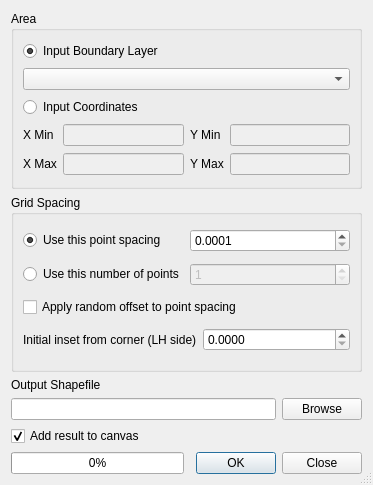
<?xml version="1.0" encoding="UTF-8"?>
<ui version="4.0">
 <class>Dialog</class>
 <widget class="QDialog" name="Dialog">
  <property name="windowModality">
   <enum>Qt::NonModal</enum>
  </property>
  <property name="geometry">
   <rect>
    <x>0</x>
    <y>0</y>
    <width>373</width>
    <height>485</height>
   </rect>
  </property>
  <property name="windowTitle">
   <string>Generate Regular Points</string>
  </property>
  <property name="sizeGripEnabled">
   <bool>true</bool>
  </property>
  <layout class="QGridLayout" name="gridLayout">
   <item row="0" column="0">
    <widget class="QGroupBox" name="groupBox">
     <property name="title">
      <string>Area</string>
     </property>
     <layout class="QGridLayout" name="gridLayout_2">
      <item row="0" column="0" colspan="4">
       <widget class="QRadioButton" name="rdoBoundary">
        <property name="text">
         <string>Input Boundary Layer</string>
        </property>
        <property name="checked">
         <bool>true</bool>
        </property>
       </widget>
      </item>
      <item row="1" column="0" colspan="4">
       <widget class="QComboBox" name="inShape"/>
      </item>
      <item row="2" column="0" colspan="4">
       <widget class="QRadioButton" name="rdoCoordinates">
        <property name="text">
         <string>Input Coordinates</string>
        </property>
       </widget>
      </item>
      <item row="3" column="0">
       <widget class="QLabel" name="label">
        <property name="text">
         <string>X Min</string>
        </property>
       </widget>
      </item>
      <item row="3" column="1">
       <widget class="QLineEdit" name="xMin">
        <property name="enabled">
         <bool>false</bool>
        </property>
       </widget>
      </item>
      <item row="3" column="2">
       <widget class="QLabel" name="label_4">
        <property name="text">
         <string>Y Min</string>
        </property>
       </widget>
      </item>
      <item row="3" column="3">
       <widget class="QLineEdit" name="yMin">
        <property name="enabled">
         <bool>false</bool>
        </property>
       </widget>
      </item>
      <item row="4" column="0">
       <widget class="QLabel" name="label_3">
        <property name="text">
         <string>X Max</string>
        </property>
       </widget>
      </item>
      <item row="4" column="1">
       <widget class="QLineEdit" name="xMax">
        <property name="enabled">
         <bool>false</bool>
        </property>
       </widget>
      </item>
      <item row="4" column="2">
       <widget class="QLabel" name="label_5">
        <property name="text">
         <string>Y Max</string>
        </property>
       </widget>
      </item>
      <item row="4" column="3">
       <widget class="QLineEdit" name="yMax">
        <property name="enabled">
         <bool>false</bool>
        </property>
       </widget>
      </item>
     </layout>
    </widget>
   </item>
   <item row="1" column="0">
    <widget class="QGroupBox" name="gridBox">
     <property name="title">
      <string>Grid Spacing</string>
     </property>
     <layout class="QGridLayout">
      <item row="0" column="0" colspan="2">
       <layout class="QHBoxLayout">
        <item>
         <widget class="QRadioButton" name="rdoSpacing">
          <property name="text">
           <string>Use this point spacing</string>
          </property>
          <property name="checked">
           <bool>true</bool>
          </property>
         </widget>
        </item>
        <item>
         <widget class="QDoubleSpinBox" name="spnSpacing">
          <property name="decimals">
           <number>4</number>
          </property>
          <property name="minimum">
           <double>0.000100000000000</double>
          </property>
          <property name="maximum">
           <double>1000000000.000000000000000</double>
          </property>
          <property name="singleStep">
           <double>0.000100000000000</double>
          </property>
         </widget>
        </item>
       </layout>
      </item>
      <item row="1" column="0" colspan="2">
       <layout class="QHBoxLayout">
        <item>
         <widget class="QRadioButton" name="rdoNumber">
          <property name="text">
           <string>Use this number of points</string>
          </property>
         </widget>
        </item>
        <item>
         <widget class="QSpinBox" name="spnNumber">
          <property name="enabled">
           <bool>false</bool>
          </property>
          <property name="minimum">
           <number>1</number>
          </property>
          <property name="maximum">
           <number>1000000000</number>
          </property>
         </widget>
        </item>
       </layout>
      </item>
      <item row="2" column="0" colspan="2">
       <widget class="QCheckBox" name="chkRandom">
        <property name="text">
         <string>Apply random offset to point spacing</string>
        </property>
       </widget>
      </item>
      <item row="3" column="1">
       <widget class="QDoubleSpinBox" name="spnInset">
        <property name="decimals">
         <number>4</number>
        </property>
        <property name="maximum">
         <double>9999.000000000000000</double>
        </property>
        <property name="singleStep">
         <double>0.000100000000000</double>
        </property>
       </widget>
      </item>
      <item row="3" column="0">
       <widget class="QLabel" name="label_6">
        <property name="text">
         <string>Initial inset from corner (LH side)</string>
        </property>
       </widget>
      </item>
     </layout>
    </widget>
   </item>
   <item row="2" column="0">
    <widget class="QLabel" name="label_2">
     <property name="sizePolicy">
      <sizepolicy hsizetype="Fixed" vsizetype="Fixed">
       <horstretch>0</horstretch>
       <verstretch>0</verstretch>
      </sizepolicy>
     </property>
     <property name="text">
      <string>Output Shapefile</string>
     </property>
    </widget>
   </item>
   <item row="3" column="0">
    <layout class="QHBoxLayout">
     <item>
      <widget class="QLineEdit" name="outShape">
       <property name="readOnly">
        <bool>true</bool>
       </property>
      </widget>
     </item>
     <item>
      <widget class="QPushButton" name="toolOut">
       <property name="text">
        <string>Browse</string>
       </property>
      </widget>
     </item>
    </layout>
   </item>
   <item row="4" column="0">
    <widget class="QCheckBox" name="addToCanvasCheck">
     <property name="text">
      <string>Add result to canvas</string>
     </property>
     <property name="checked">
      <bool>true</bool>
     </property>
    </widget>
   </item>
   <item row="5" column="0">
    <layout class="QHBoxLayout" name="horizontalLayout">
     <item>
      <widget class="QProgressBar" name="progressBar">
       <property name="value">
        <number>0</number>
       </property>
       <property name="alignment">
        <set>Qt::AlignCenter</set>
       </property>
       <property name="textVisible">
        <bool>true</bool>
       </property>
      </widget>
     </item>
     <item>
      <widget class="QDialogButtonBox" name="buttonBox_2">
       <property name="orientation">
        <enum>Qt::Horizontal</enum>
       </property>
       <property name="standardButtons">
        <set>QDialogButtonBox::Close|QDialogButtonBox::Ok</set>
       </property>
      </widget>
     </item>
    </layout>
   </item>
  </layout>
 </widget>
 <resources/>
 <connections>
  <connection>
   <sender>buttonBox_2</sender>
   <signal>accepted()</signal>
   <receiver>Dialog</receiver>
   <slot>accept()</slot>
   <hints>
    <hint type="sourcelabel">
     <x>142</x>
     <y>444</y>
    </hint>
    <hint type="destinationlabel">
     <x>215</x>
     <y>290</y>
    </hint>
   </hints>
  </connection>
  <connection>
   <sender>buttonBox_2</sender>
   <signal>rejected()</signal>
   <receiver>Dialog</receiver>
   <slot>close()</slot>
   <hints>
    <hint type="sourcelabel">
     <x>68</x>
     <y>444</y>
    </hint>
    <hint type="destinationlabel">
     <x>132</x>
     <y>239</y>
    </hint>
   </hints>
  </connection>
  <connection>
   <sender>rdoBoundary</sender>
   <signal>toggled(bool)</signal>
   <receiver>inShape</receiver>
   <slot>setEnabled(bool)</slot>
   <hints>
    <hint type="sourcelabel">
     <x>105</x>
     <y>26</y>
    </hint>
    <hint type="destinationlabel">
     <x>103</x>
     <y>51</y>
    </hint>
   </hints>
  </connection>
  <connection>
   <sender>rdoCoordinates</sender>
   <signal>toggled(bool)</signal>
   <receiver>xMin</receiver>
   <slot>setEnabled(bool)</slot>
   <hints>
    <hint type="sourcelabel">
     <x>37</x>
     <y>84</y>
    </hint>
    <hint type="destinationlabel">
     <x>58</x>
     <y>115</y>
    </hint>
   </hints>
  </connection>
  <connection>
   <sender>rdoCoordinates</sender>
   <signal>toggled(bool)</signal>
   <receiver>xMax</receiver>
   <slot>setEnabled(bool)</slot>
   <hints>
    <hint type="sourcelabel">
     <x>19</x>
     <y>82</y>
    </hint>
    <hint type="destinationlabel">
     <x>69</x>
     <y>146</y>
    </hint>
   </hints>
  </connection>
  <connection>
   <sender>rdoCoordinates</sender>
   <signal>toggled(bool)</signal>
   <receiver>yMin</receiver>
   <slot>setEnabled(bool)</slot>
   <hints>
    <hint type="sourcelabel">
     <x>82</x>
     <y>83</y>
    </hint>
    <hint type="destinationlabel">
     <x>238</x>
     <y>110</y>
    </hint>
   </hints>
  </connection>
  <connection>
   <sender>rdoCoordinates</sender>
   <signal>toggled(bool)</signal>
   <receiver>yMax</receiver>
   <slot>setEnabled(bool)</slot>
   <hints>
    <hint type="sourcelabel">
     <x>58</x>
     <y>88</y>
    </hint>
    <hint type="destinationlabel">
     <x>239</x>
     <y>149</y>
    </hint>
   </hints>
  </connection>
  <connection>
   <sender>rdoSpacing</sender>
   <signal>toggled(bool)</signal>
   <receiver>spnSpacing</receiver>
   <slot>setEnabled(bool)</slot>
   <hints>
    <hint type="sourcelabel">
     <x>107</x>
     <y>207</y>
    </hint>
    <hint type="destinationlabel">
     <x>213</x>
     <y>210</y>
    </hint>
   </hints>
  </connection>
  <connection>
   <sender>rdoNumber</sender>
   <signal>toggled(bool)</signal>
   <receiver>spnNumber</receiver>
   <slot>setEnabled(bool)</slot>
   <hints>
    <hint type="sourcelabel">
     <x>100</x>
     <y>244</y>
    </hint>
    <hint type="destinationlabel">
     <x>209</x>
     <y>243</y>
    </hint>
   </hints>
  </connection>
 </connections>
</ui>
